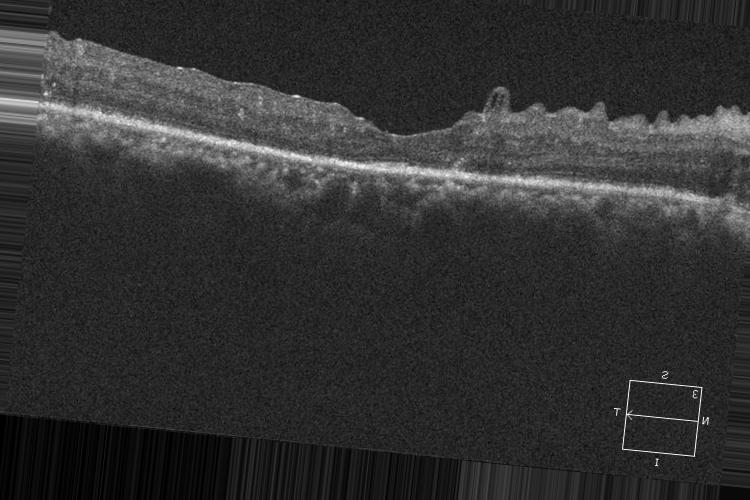
#> input picture DATA_OCT/dr_test_1190_NV.jpg, 750 x 500 px
$ jupyter execute --allow-errors Main.ipynb
#> lines starting #> are read from the running program, lines starting #| are printed output that depends on the picture; after the words box and inside, x2 and y2 are one past the last pixel; in counts of white or black regions, pixels touching at a corner belong together
[cell 1]
# Data is in DATA_OCT\dr_test_1190_NV.jpg
# Mask data for evaluation is in Boom's ILM\dr_test_1190_NV_ILM.png

[cell 2]
import os
import cv2
import numpy as np
import matplotlib.pyplot as plt
import pywt
from sklearn.metrics import f1_score

def preprocess_image(image_path, img_size=(640, 640)):
    image = cv2.imread(image_path, cv2.IMREAD_GRAYSCALE)
    if image is None:
        raise FileNotFoundError(f"Image at path {image_path} not found.")

    # Replace all white pixels (value > 250) with black
    image[image > 250] = 0

    # Detect and remove white borders
    _, thresh = cv2.threshold(image, 240, 255, cv2.THRESH_BINARY + cv2.THRESH_OTSU)

    # Find all non-white pixels and get their coordinates
    non_white_pixels = np.where(thresh < 240)

    if non_white_pixels[0].size == 0 or non_white_pixels[1].size == 0:
        raise ValueError("No relevant pixels found in the image.")

    # Get the smallest and largest x and y coordinates and use them to create the bounding box
    y_min, y_max = np.min(non_white_pixels[0]), np.max(non_white_pixels[0])
    x_min, x_max = np.min(non_white_pixels[1]), np.max(non_white_pixels[1])

    # Crop the image to the bounding box of all non-white pixels
    image = image[y_min:y_max+1, x_min:x_max+1]

    # Noise reduction using median blur, bilateral filter, and non-local means denoising
    image_median = cv2.medianBlur(image, 5)
    image_bilateral = cv2.bilateralFilter(image_median, 9, 75, 75)
    image_denoised = cv2.fastNlMeansDenoising(image_bilateral, h=30)

    # Wavelet denoising
    coeffs = pywt.wavedec2(image_denoised, 'db1', level=2)
    coeffs[1:] = [tuple(pywt.threshold(i, value=10, mode='soft') for i in level) for level in coeffs[1:]]
    image_wavelet_denoised = pywt.waverec2(coeffs, 'db1')

    # Resize the denoised image
    image_resized = cv2.resize(image_wavelet_denoised, img_size)
    image_resized = np.expand_dims(image_resized, axis=-1)
    image_resized = np.expand_dims(image_resized, axis=0)
    image_resized = image_resized.astype('float32') / 255.0

    return image, image_resized

def binary_mask(image):
    # Convert the processed image to uint8
    image_uint8 = (image * 255).astype(np.uint8).squeeze()

    blurred_image = cv2.GaussianBlur(image_uint8, (5, 5), 0)

    # Apply binary thresholding
    # _, binary_image = cv2.threshold(image_uint8, 62.5, 255,cv2.THRESH_BINARY + cv2.THRESH_OTSU)

    _, binary_image = cv2.threshold(blurred_image, 62.5, 255,cv2.THRESH_BINARY + cv2.THRESH_OTSU)

    return binary_image

def canny_edge_detection(image):
    edges = cv2.Canny(image, 100, 200)
    return edges

def extract_highest_y(edges):
    height, width = edges.shape
    highest_y_values = np.full(width, height)  # Initialize with maximum Y values (bottom of image)

    for x in range(width):
        column = edges[:, x]
        y_indices = np.where(column > 0)[0]
        if y_indices.size > 0:
            highest_y = y_indices.min()  # Get the highest (minimum) Y value
            highest_y_values[x] = highest_y  # Store the highest Y value

    return highest_y_values

def plot_highest_y_on_edges(edges, highest_y_values):
    height, width = edges.shape
    output_image = np.zeros_like(edges)

    for x, y in enumerate(highest_y_values):
        if y < height:  # Ensure we don't plot outside the image
            output_image[y, x] = 255  # Plot highest Y values in white

    return output_image

def extract_top_line(highest_y_values):
    # Create an image with the top line plotted
    height = np.max(highest_y_values) + 1  # Ensure the image height is sufficient
    width = len(highest_y_values)
    top_line_image = np.zeros((height, width), dtype=np.uint8)

    # Draw the top line, making it bold
    for x, y in enumerate(highest_y_values):
        if y < height:  # Ensure we don't plot outside the image
            cv2.line(top_line_image, (x, y), (x, y + 2), 255, 2)  # Plot bold line in white

    return top_line_image

def concatenate_paths(base_path, filenames):
    return [os.path.join(base_path, filename) for filename in filenames]

def process_and_visualize_images(image_paths):
    for image_path in image_paths:
        # Preprocess the image
        original_image, preprocessed_image = preprocess_image(image_path)
#> in preprocess_image, image is the input picture: shape (500, 750); min 0, max 255, mean 49.8
#> in preprocess_image, `_, thresh = cv2.threshold(image, 240, 255, cv2.THRESH_BINARY + cv2.THR..`:
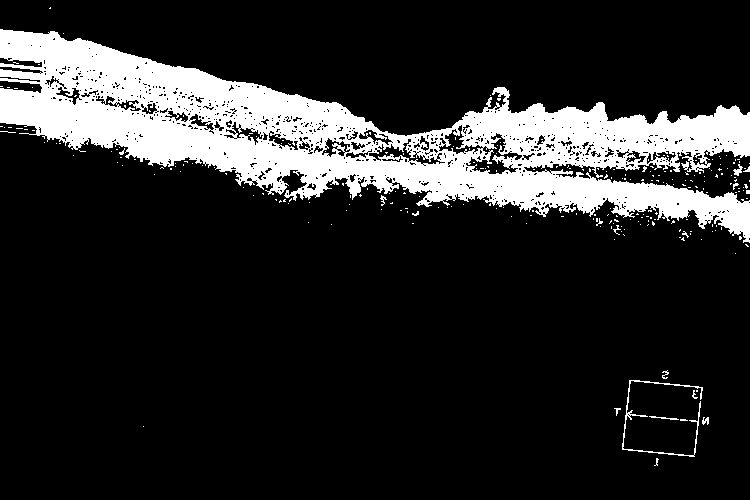
#> thresh: shape (500, 750); 16.1% white; 247 white regions (235 under 20 px), largest, box (x1, y1, x2, y2) and area: (0, 29, 750, 243) 58790, (622, 380, 703, 457) 501, (733, 164, 743, 176) 55
#> in preprocess_image, `non_white_pixels = np.where(thresh < 240)`: non_white_pixels = 314647 positions, rows 0 to 499, columns 0 to 749
#> in preprocess_image, `y_min, y_max = np.min(non_white_pixels[0]), np.max(non_white_pixels[0])`: y_min = 0; y_max = 499
#> in preprocess_image, `x_min, x_max = np.min(non_white_pixels[1]), np.max(non_white_pixels[1])`: x_min = 0; x_max = 749
#> in preprocess_image, `image_denoised = cv2.fastNlMeansDenoising(image_bilateral, h=30)`:
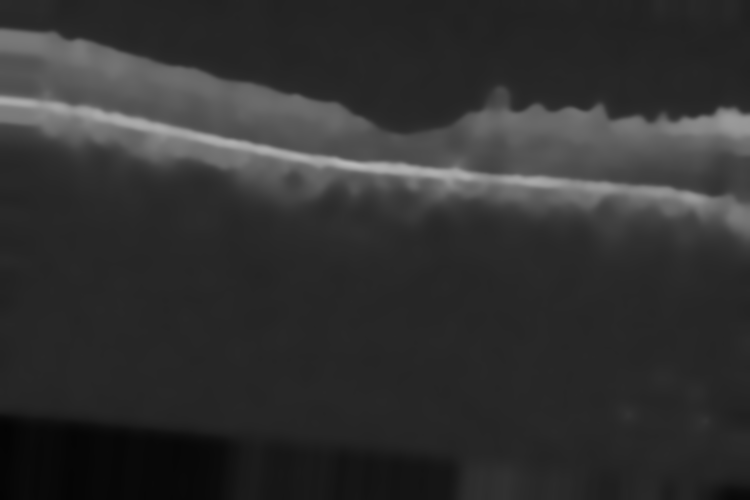
#> image_denoised: shape (500, 750); min 3, max 185, mean 49.4
#> in preprocess_image, `coeffs = pywt.wavedec2(image_denoised, 'db1', level=2)`: coeffs = 3 items
#> in preprocess_image, `image_resized = cv2.resize(image_wavelet_denoised, img_size)`:
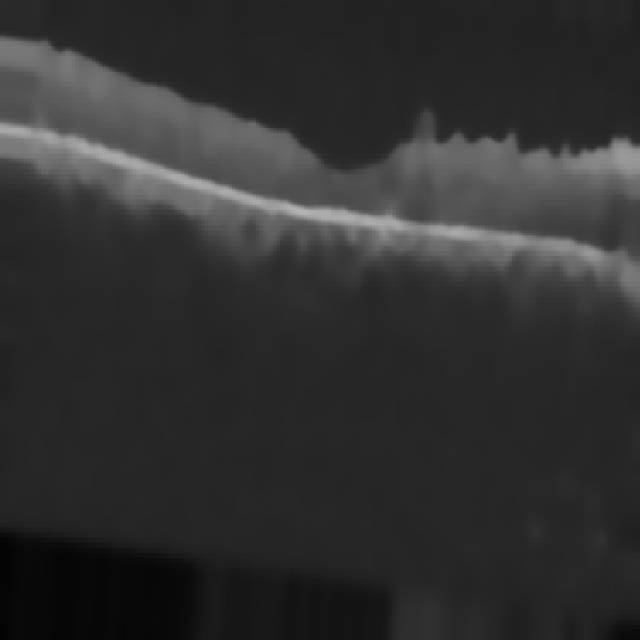
#> image_resized: shape (640, 640) float64; min 3.44, max 181.3, mean 49.4

        # Apply binary masking
        binary_image = binary_mask(preprocessed_image)
#> in binary_mask, `_, binary_image = cv2.threshold(blurred_image, 62.5, 255,cv2.THRESH_BI..`:
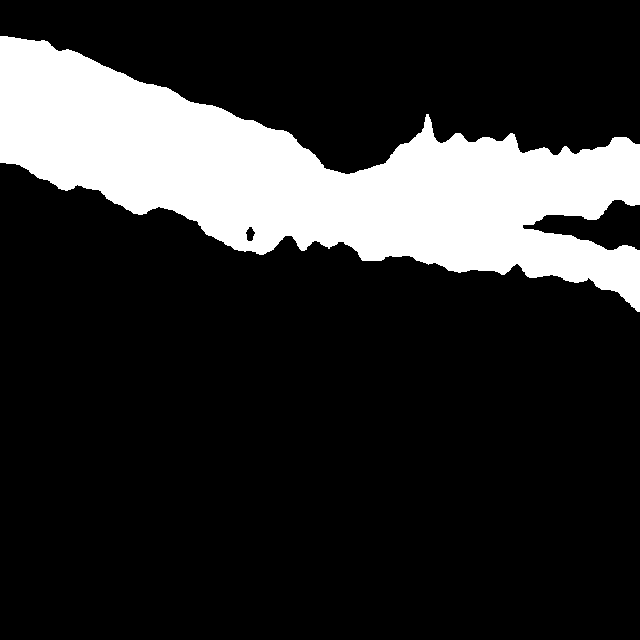
#> binary_image: shape (640, 640); 18.6% white; 1 white region, box (x1, y1, x2, y2) and area: (0, 36, 640, 312) 76307

        # Apply Canny edge detection
        edges = canny_edge_detection(binary_image)
#> in canny_edge_detection, `edges = cv2.Canny(image, 100, 200)`:
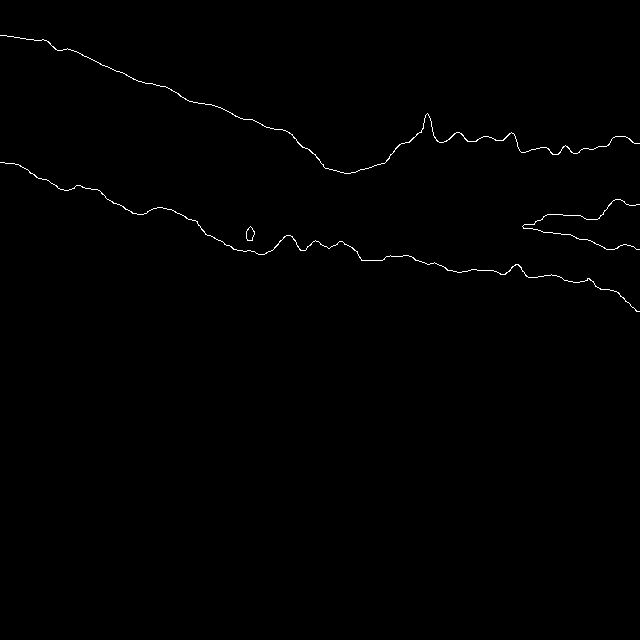
#> edges: shape (640, 640); 0.45% white in thin lines or dots, all inside (x1, y1, x2, y2) = (0, 35, 640, 312)

        # Extract highest Y value edges
        highest_y_values = extract_highest_y(edges)
#> the loop in extract_highest_y, `for x in range(width):` made 640 passes
#> (y_indices, highest_y) on passes 1 to 8: ([35, 162], 35), ([35, 162], 35), ([35, 162], 35), ([35, 162], 35), ([35, 162], 35), ([35, 163], 35), ([35, 163], 35), ([36, 163], 36)
#> after the loop in extract_highest_y, `for x in range(width):`: highest_y_values = 640 values, max 173 at index 344, min 35 at index 0, mean 117.2

        # Plot highest Y values on the edges image
        highest_y_image = plot_highest_y_on_edges(edges, highest_y_values)
#> the loop in plot_highest_y_on_edges, `for x, y in enumerate(highest_y_values):` made 640 passes
#> y on passes 1 to 3: 35, 35, 35
#> after the loop in plot_highest_y_on_edges, `for x, y in enumerate(highest_y_values):`:
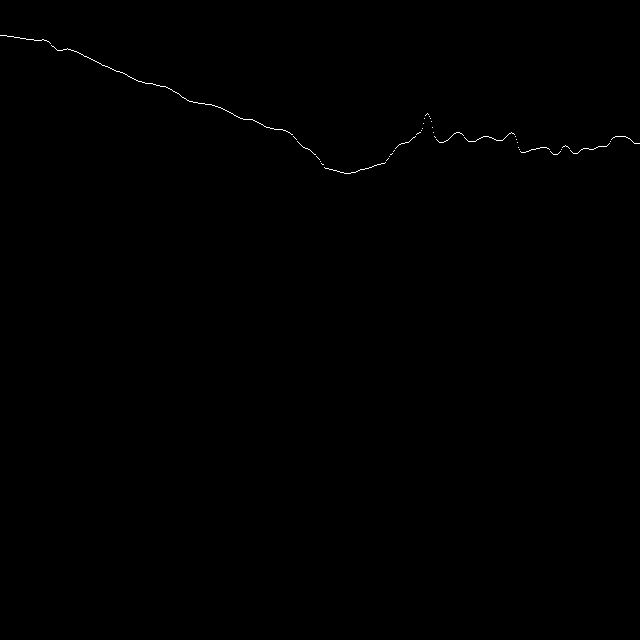
#> output_image: shape (640, 640); 0.16% white in thin lines or dots, all inside (x1, y1, x2, y2) = (0, 35, 640, 174)

        # Extract and plot only the top line
        top_line_image = extract_top_line(highest_y_values)
#> in extract_top_line, `height = np.max(highest_y_values) + 1`: height = 174
#> in extract_top_line, `width = len(highest_y_values)`: width = 640
#> the loop in extract_top_line, `for x, y in enumerate(highest_y_values):` made 640 passes
#> after the loop in extract_top_line, `for x, y in enumerate(highest_y_values):`:
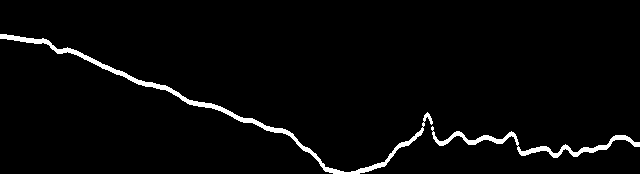
#> top_line_image: shape (174, 640); 2.9% white; 2 white regions, box (x1, y1, x2, y2) and area: (0, 34, 433, 174) 2175, (431, 126, 640, 158) 1091

        # Visualize the results
        plt.figure(figsize=(25, 5))
        plt.subplot(1, 5, 1)
        plt.imshow(original_image, cmap='gray')
        plt.title('Original Image')

        plt.subplot(1, 5, 2)
        plt.imshow(binary_image, cmap='gray')
        plt.title('Binary Mask')

        plt.subplot(1, 5, 3)
        plt.imshow(edges, cmap='gray')
        plt.title('Canny Edges')

        plt.subplot(1, 5, 4)
        plt.imshow(highest_y_image, cmap='gray')
        plt.title('Highest Y Values')

        plt.subplot(1, 5, 5)
        plt.imshow(top_line_image, cmap='gray')
        plt.title('Top Line')

        plt.show()

# Example usage
test_base_path = 'DATA_OCT'
eval_base_path = 'BOOM_ILM'

# Lists of filenames for test and evaluation datasets
image_paths = ['dr_test_1190_NV.jpg', 'img_02.jpeg', 'img_04.jpeg',
    'img_05.jpeg', 'img_06.jpeg', 'img_07.jpeg',
    'img_08.jpeg', 'img_09 (1).jpeg', 'img_10.jpeg',
    'img_11.jpeg', 'img_15.jpeg', 'img_16.jpeg', 'img_17.jpeg',
    'img_18.jpeg', 'img_19.jpeg', 'img_21.jpeg',
    'img_23.jpeg', 'img_24.jpeg', 'img_25.jpeg']

eval_filenames = ['dr_test_1190_NV.jpg', 'img_02.jpeg', 'img_04.jpeg',
    'img_05.jpeg', 'img_06.jpeg', 'img_07.jpeg',
    'img_08.jpeg', 'img_09 (1).jpeg', 'img_10.jpeg',
    'img_11.jpeg', 'img_15.jpeg', 'img_16.jpeg', 'img_17.jpeg',
    'img_18.jpeg', 'img_19.jpeg', 'img_21.jpeg',
    'img_23.jpeg', 'img_24.jpeg', 'img_25.jpeg']

test_image_paths = concatenate_paths(test_base_path, image_paths)
eval_image_paths = concatenate_paths(eval_base_path, eval_filenames)

# Combine and process both test and evaluation image paths
#> (the rest of this cell did not finish here and is left out)

[cell 3]
import sys
import subprocess

# Upgrade pip
subprocess.check_call([sys.executable, '-m', 'pip', 'install', '--upgrade', 'pip'])
#> (this line was passed over: subprocess is not available in this run)

[cell 4]
import sys
# !{sys.executable} python3.11.9 -m pip3 install --upgrade pip
# !{sys.executable} -m pip install opencv-python
# !{sys.executable} -m pip install matplotlib
# !{sys.executable} -m pip install scikit-learn
# !{sys.executable} -m pip install numpy

[cell 5]
import os
import cv2
import numpy as np
import matplotlib.pyplot as plt
import pywt
from sklearn.metrics import f1_score

def preprocess_image(image_path):
    image = cv2.imread(image_path, cv2.IMREAD_GRAYSCALE)
    if image is None:
        raise FileNotFoundError(f"Image at path {image_path} not found.")

    # Replace all white pixels (value > 250) with black
    image[image > 250] = 0

    # Detect and remove white borders
    _, thresh = cv2.threshold(image, 240, 255, cv2.THRESH_BINARY + cv2.THRESH_OTSU)

    # Find all non-white pixels and get their coordinates
    non_white_pixels = np.where(thresh < 240)

    if non_white_pixels[0].size == 0 or non_white_pixels[1].size == 0:
        raise ValueError("No relevant pixels found in the image.")

    # Get the smallest and largest x and y coordinates and use them to create the bounding box
    y_min, y_max = np.min(non_white_pixels[0]), np.max(non_white_pixels[0])
    x_min, x_max = np.min(non_white_pixels[1]), np.max(non_white_pixels[1])

    # Crop the image to the bounding box of all non-white pixels
    image = image[y_min:y_max+1, x_min:x_max+1]

    # Noise reduction using median blur, bilateral filter, and non-local means denoising
    image_median = cv2.medianBlur(image, 5)
    image_bilateral = cv2.bilateralFilter(image_median, 9, 75, 75)
    image_denoised = cv2.fastNlMeansDenoising(image_bilateral, h=30)

    # Wavelet denoising
    coeffs = pywt.wavedec2(image_denoised, 'db1', level=2)
    coeffs[1:] = [tuple(pywt.threshold(i, value=10, mode='soft') for i in level) for level in coeffs[1:]]
    image_wavelet_denoised = pywt.waverec2(coeffs, 'db1')

    # Normalize and expand dimensions
    image_wavelet_denoised = np.expand_dims(image_wavelet_denoised, axis=-1)
    image_wavelet_denoised = np.expand_dims(image_wavelet_denoised, axis=0)
    image_wavelet_denoised = image_wavelet_denoised.astype('float32') / 255.0

    return image, image_wavelet_denoised

def binary_mask(image):
    # Convert the processed image to uint8
    image_uint8 = (image * 255).astype(np.uint8).squeeze()

    # Apply Gaussian blur
    blurred_image = cv2.GaussianBlur(image_uint8, (5, 5), 0)

    # Apply binary thresholding with Otsu's method
    _, binary_image = cv2.threshold(blurred_image, 62.5, 255, cv2.THRESH_BINARY + cv2.THRESH_OTSU)
    return binary_image

def canny_edge_detection(image):
    edges = cv2.Canny(image, 100, 200)
    return edges

def extract_highest_y(edges):
    height, width = edges.shape
    highest_y_values = np.full(width, height)  # Initialize with maximum Y values (bottom of image)

    for x in range(width):
        column = edges[:, x]
        y_indices = np.where(column > 0)[0]
        if y_indices.size > 0:
            highest_y = y_indices.min()  # Get the highest (minimum) Y value
            highest_y_values[x] = highest_y  # Store the highest Y value

    return highest_y_values

def plot_highest_y_on_edges(edges, highest_y_values):
    height, width = edges.shape
    output_image = np.zeros_like(edges)

    for x, y in enumerate(highest_y_values):
        if y < height:  # Ensure we don't plot outside the image
            output_image[y, x] = 255  # Plot highest Y values in white

    return output_image

def extract_top_line(highest_y_values):
    # Create an image with the top line plotted
    height = np.max(highest_y_values) + 1  # Increase height to account for boldness
    width = len(highest_y_values)
    top_line_image = np.zeros((height, width), dtype=np.uint8)

    # Draw the top line, making it bolder
    for x, y in enumerate(highest_y_values):
        if y < height - 2:  # Ensure we don't plot outside the image
            cv2.line(top_line_image, (x, y), (x, y + 2), 255, 2)  # Plot bold line in white

    return top_line_image

def concatenate_paths(base_path, filenames):
    return [os.path.join(base_path, filename) for filename in filenames]

def calculate_f1_score(ground_truth_image, predicted_image):
    # Flatten the images to 1D arrays
    ground_truth_flat = ground_truth_image.flatten()
    predicted_flat = predicted_image.flatten()

    # Create a mask for white pixels (value 255)
    mask = ground_truth_flat == 255

    # Calculate the F1 score using only the white pixels
    f1 = f1_score(ground_truth_flat[mask], predicted_flat[mask], average='micro')

    return f1

def process_and_visualize_images(test_image_paths, eval_image_paths):
    f1_scores = []

    for test_image_path, eval_image_path in zip(test_image_paths, eval_image_paths):
        # Preprocess the image
        original_image, preprocessed_image = preprocess_image(test_image_path)

        # Apply binary masking
        binary_image = binary_mask(preprocessed_image)

        # Apply Canny edge detection
        edges = canny_edge_detection(binary_image)

        # Extract highest Y value edges
        highest_y_values = extract_highest_y(edges)

        # Plot highest Y values on the edges image
        highest_y_image = plot_highest_y_on_edges(edges, highest_y_values)

        # Extract and plot only the top line
        # Extract for evaluation
        top_line_image = extract_top_line(highest_y_values)

        # Load ground truth image
        ground_truth_image = cv2.imread(eval_image_path, cv2.IMREAD_GRAYSCALE)
        if ground_truth_image is None:
            raise FileNotFoundError(f"Ground truth image at path {eval_image_path} not found.")

        # Resize The Picture incase of mismatch

        if ground_truth_image.shape != top_line_image.shape:
            # Resize predicted_image to match ground_truth_image
            predicted_image = cv2.resize(top_line_image,
                                         (ground_truth_image.shape[1], ground_truth_image.shape[0]))
        else:
            predicted_image = top_line_image

        # Flatten the images
        ground_truth_flat = ground_truth_image.flatten()
        predicted_flat = predicted_image.flatten()

        # Calculate F1 score
        f1 = calculate_f1_score(ground_truth_flat, predicted_flat)
        f1_scores.append(f1)

        # [26 lines of commented-out code are left out]
    print(f"Average F1 Score: {np.mean(f1_scores):.2f}")

# Example usage
test_base_path = 'DATA_OCT'
eval_base_path1 = 'BOOM_ILM'
eval_base_path2 = 'Mighty_ILM1'

# Lists of filenames for test and evaluation datasets
test_filenames = [
    'dr_test_1190_NV.jpg', 'img_02.jpeg', 'img_04.jpeg',
    'img_05.jpeg', 'img_06.jpeg', 'img_07.jpeg',
    'img_08.jpeg', 'img_09.jpeg', 'img_10.jpeg',
    'img_11.jpeg', 'img_15.jpeg', 'img_16.jpeg',
    'img_17.jpeg', 'img_18.jpeg', 'img_19.jpeg',
    'img_21.jpeg', 'img_23.jpeg', 'img_24.jpeg',
    'img_25.jpeg'
]


eval_filenamesBoom = [
    'dr_test_1190_NV.png', 'img_02.png', 'img_04.png',
    'img_05.png', 'img_06.png', 'img_07.png',
    'img_08.png', 'img_09 (1).PNG', 'img_10.png',
    'img_11.png', 'img_15.png', 'img_16.png',
    'img_17.png', 'img_18.png', 'img_19.png',
    'img_21.png', 'img_23.png', 'img_24.png',
    'img_25.png'
]

eval_filenamesMighty = [
    'dr_test_1190_NV_ILM.png', 'img_02_ILM.png', 'img_04_ILM.png',
    'img_05_ILM.png', 'img_06_ILM.png', 'img_07_ILM.png',
    'img_08_ILM.png', 'img_09_ILM.png', 'img_10_ILM.png',
    'img_11_ILM.png', 'img_15_ILM.png', 'img_16_ILM.png',
    'img_17_ILM.png', 'img_18_ILM.png', 'img_19_ILM.png',
    'img_21_ILM.png', 'img_23_ILM.png', 'img_24_ILM.png',
    'img_25_ILM.png'
]

test_image_paths = concatenate_paths(test_base_path, test_filenames)
eval_image_paths1 = concatenate_paths(eval_base_path1, eval_filenamesBoom)
# eval_image_paths2 = concatenate_paths(eval_base_path2, eval_filenamesMighty)

# Combine and process both test and evaluation image paths
#> (the rest of this cell did not finish here and is left out)

#> in preprocess_image, `non_white_pixels = np.where(thresh < 240)`: non_white_pixels = 314647 positions, rows 0 to 499, columns 0 to 749
#> in preprocess_image, `y_min, y_max = np.min(non_white_pixels[0]), np.max(non_white_pixels[0])`: y_min = 0; y_max = 499
#> in preprocess_image, `x_min, x_max = np.min(non_white_pixels[1]), np.max(non_white_pixels[1])`: x_min = 0; x_max = 749
#> in preprocess_image, `coeffs = pywt.wavedec2(image_denoised, 'db1', level=2)`: coeffs = 3 items
#> in binary_mask, `_, binary_image = cv2.threshold(blurred_image, 62.5, 255, cv2.THRESH_B..`:
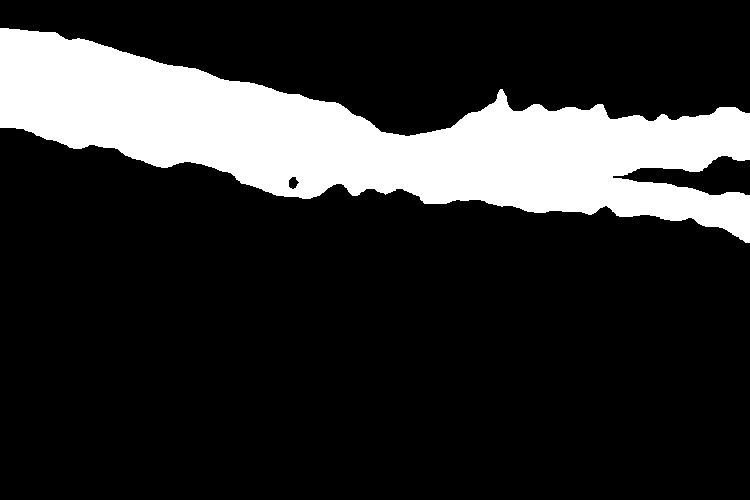
#> binary_image: shape (500, 750); 18.6% white; 1 white region, box (x1, y1, x2, y2) and area: (0, 28, 750, 243) 69933
#> the loop in extract_highest_y, `for x in range(width):` made 750 passes
#> (y_indices, highest_y) on passes 1 to 8: ([27, 127], 27), ([27, 127], 27), ([27, 127], 27), ([27, 127], 27), ([27, 127], 27), ([27, 127], 27), ([27, 127], 27), ([27, 127], 27)
#> after the loop in extract_highest_y, `for x in range(width):`: highest_y_values = 750 values, max 135 at index 404, min 27 at index 0, mean 91.33
#> the loop in plot_highest_y_on_edges, `for x, y in enumerate(highest_y_values):` made 750 passes
#> y on passes 1 to 3: 27, 27, 27
#> in extract_top_line, `height = np.max(highest_y_values) + 1`: height = 136
#> in extract_top_line, `width = len(highest_y_values)`: width = 750
#> the loop in extract_top_line, `for x, y in enumerate(highest_y_values):` made 750 passes
#> in calculate_f1_score, `f1 = f1_score(ground_truth_flat[mask], predicted_flat[mask], average='..`: f1 = 0
